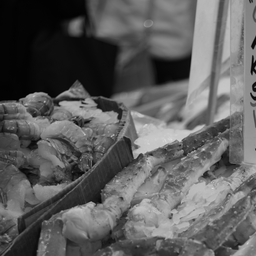
#> input picture DeepSteganalysis/Wheel_code/1.pgm, 256 x 256 px, found by its file name
$ python JSteg.py
#> lines starting #> are read from the running program, lines starting #| are printed output that depends on the picture
#! /usr/bin/python3
# -*- coding: utf-8 -*-
# @Time    : 2018/1/22 14:50
# @Author  : Shiyu Li
# @Software: PyCharm

import numpy as np
import cv2


# [9 lines left out: function dis, not called in this run]


def decode(a, img):
    a.read(20, 20, img)
    dis(a.decode_img)


class JSteg:
    def __init__(self):
        self.img = None
        self.dct_ = None
        self.dct_quantified = None
        self.max_info_len = 0
        self.row = 0
        self.col = 0
        self.available_info_len = 0
        self.encode_img = None
        self.decode_img = None
        self.test = None
        self.info_test = None

    def set_img(self, input_img):
#> called with input_img = '1.pgm'
        self.img = cv2.imread(input_img, flags=0).astype(np.float32)
#> self.img: shape (256, 256) float32; min 0, max 220, mean 93.4
        row, col = self.img.shape
#> row = 256; col = 256
        if not ((row / 8).is_integer() and (col / 8).is_integer()):
            print('像素横纵要为8的倍数')
            self.img = self.img[:int(row // 8) * 8, :int(col // 8) * 8]
            row, col = self.img.shape
        self.row = row
#> self.row = 256
        self.col = col
#> self.col = 256

    def write(self, pgm_file):
        # DCT & quantify
        array = self.img
        array = self.dct(array)
        self.dct_ = array
        array = self.quantify(array)
        self.dct_quantified = array

        self.info_test = array

        self.dct_quantified = self.dct_quantified.ravel()

        pgm = cv2.imread(pgm_file, 0)
        pgm_info = np.where(pgm > 127, 1, 0)  # *255

        info_len = pgm.shape[0] * pgm.shape[1]
        info_index = 0

        info = pgm_info.ravel()

        for i in range(self.col * self.row):
            if self._write(i, info[info_index]):
                print('i=%d, info_index= %d, info[info_index]=%d' % (i, info_index, info[info_index]))
                #                print('self.dct_quantified[i]=%d'%self.dct_quantified[i])

                info_index += 1

            if info_index >= info_len:
                break

        self.test = self.dct_quantified.copy()

        print(self.test)

        temp = self.dct_quantified
        temp.resize(self.row, self.col)
        self.encode_img = temp

        temp = self.i_quantify(temp)
        temp = self.idct(temp)
        self.encode_img = temp

    # [54 lines left out: functions read, _write, _read, not called in this run]

    def dct(self, full_array):
        row, col = full_array.shape
#> row = 256; col = 256
        full_array = full_array - 128
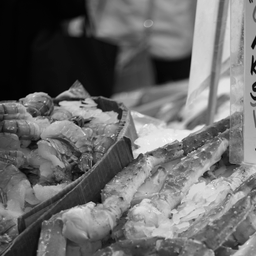
#> full_array: shape (256, 256) float32; min -128, max 92, mean -34.6; drawn with min black and max white
        for i in range(0, row, 8):
            for j in range(0, col, 8):
                # 也可以用np.lib.stride_tricks.as_strided(sudoku, shape=shape, strides=strides)
                temp = full_array[i:i + 8, j:j + 8]
                full_array[i:i + 8, j:j + 8] = cv2.dct(temp)
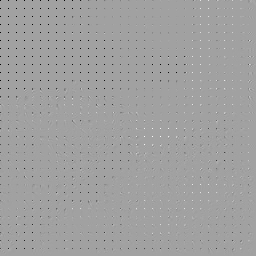
#> full_array: shape (256, 256) float32; min -1008, max 583.4, mean -4.4; drawn with min black and max white
        return full_array

    # [9 lines left out: function idct, not called in this run]

    def quantify(self, full_array):
        row, col = full_array.shape
#> row = 256; col = 256
        qu_array = np.array([[16, 11, 10, 16, 1, 1, 1, 1],
                             [12, 12, 14, 1, 1, 1, 1, 55],
                             [14, 13, 1, 1, 1, 1, 69, 56],
                             [14, 1, 1, 1, 1, 87, 80, 62],
                             [1, 1, 1, 1, 68, 109, 109, 77],
                             [1, 1, 1, 64, 81, 104, 104, 92],
                             [1, 1, 78, 87, 103, 121, 121, 101],
                             [1, 92, 95, 98, 112, 100, 100, 99]])
        for i in range(0, row, 8):
            for j in range(0, col, 8):
                temp = full_array[i:i + 8, j:j + 8]
                full_array[i:i + 8, j:j + 8] = np.around(temp / qu_array)
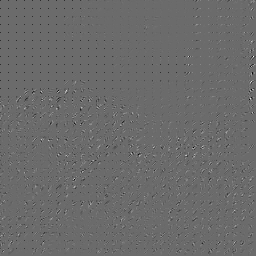
#> full_array: shape (256, 256) float32; min -108, max 148, mean -0.3; drawn with min black and max white
        self.dct_quantified = full_array

        self.available_info_len = row * col - (full_array == 0).sum() - (full_array == 1).sum()
#> self.available_info_len = 24177
        print('available_info_len = %d' % self.available_info_len)
#| available_info_len = 24177
        return full_array

    # [15 lines left out: function i_quantify, not called in this run]


if __name__ == '__main__':
    a = JSteg()
    a.set_img('1.pgm')
#> (the run stopped early here; a loop or call above may not have finished)

$ run again, with tensorlayer/example/_tf0.12/data/puzzle.jpeg saved as DeepSteganalysis/Wheel_code/1.pgm
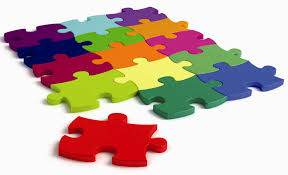
#> input picture tensorlayer/example/_tf0.12/data/puzzle.jpeg, 288 x 175 px, found by its file name
#> in set_img, `self.img = cv2.imread(input_img, flags=0).astype(np.float32)`:
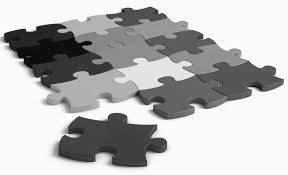
#> self.img: shape (175, 288) float32; min 5, max 255, mean 184.1
#> after the loop in quantify, `for i in range(0, row, 8):`:
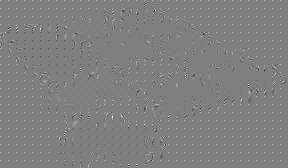
#> full_array: shape (168, 288) float32; min -166, max 165, mean 0.4; drawn with min black and max white
#> self.available_info_len = 7117
#| available_info_len = 7117

$ run again, with tensorlayer/example/_tf0.12/data/tiger.jpeg saved as DeepSteganalysis/Wheel_code/1.pgm
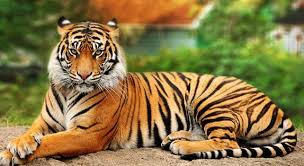
#> input picture tensorlayer/example/_tf0.12/data/tiger.jpeg, 304 x 166 px, found by its file name
#> after the loop in dct, `for i in range(0, row, 8):`:
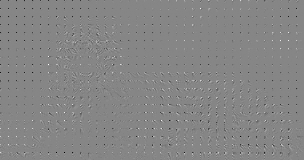
#> full_array: shape (160, 304) float32; min -807.5, max 728.9, mean -1.3; drawn with min black and max white
#> after the loop in quantify, `for i in range(0, row, 8):`:
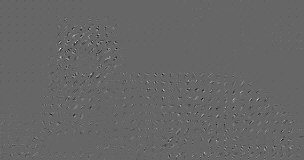
#> full_array: shape (160, 304) float32; min -272, max 404, mean -0.1; drawn with min black and max white
#> self.available_info_len = 12870
#| available_info_len = 12870
